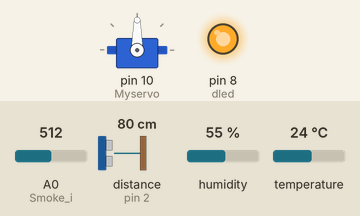
A sketch run on a simulated Arduino Uno, built with avr-gcc and run on an emulated ATmega328P. On the bench: servo, output pins drawn as LEDs (lit = HIGH). Wiring (inferred from the names in the program): ultrasonic range finder: trigger pin 3; echo pin 2. The test bench sets the inputs (shaded band); at power-on: A0 (Smoke_i) = 512, distance to the obstacle (sensor on pin 2) 80 cm, humidity 55 %, temperature 24 °C. The echo pulse lasts 58.3 µs per cm; pins used as bus, display or sensor lines are not drawn; what the sketch prints to the serial monitor is not drawn.

Above: at 0.05 s.
Timing chart, 0 to 29.3 s (numbered marks = the images above):
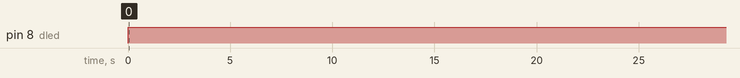

The sketch:

sensortest.ino
```cpp
#include<Servo.h>
Servo Myservo;
int pos;

#include <DHT.h>
#include <DHT_U.h>

#define DHTType DHT11
#define tempHumidityPin 5
DHT dht(tempHumidityPin, DHTType);

#include <SoftwareSerial.h>
SoftwareSerial mySerial(12,13);

const int echoPin1 = 2; // Echo Pin of Ultrasonic Sensor1
const int pingPin1 = 3; // Trigger Pin of Ultrasonic Sensor1
int dled = 8; //dist led


void setup() {
  // put your setup code here, to run once:
  Serial.begin(9600); // Starting Serial Communication
  mySerial.begin(9600);

  dht.begin();
  pinMode(pingPin1, OUTPUT); // initialising pin 3 as output
  pinMode(echoPin1, INPUT); // initialising pin 2 as input
  pinMode(A0, INPUT); // Smoke i/p
  pinMode(10, OUTPUT);
  pinMode(dled, OUTPUT);
  Myservo.attach(10);

}


void loop() {
  digitalWrite(dled, LOW);

  // put your main code here, to run repeatedly:
  long duration1, inches1, cm1,cmf,svf,tempf,gv;
  digitalWrite(pingPin1, LOW);
  delayMicroseconds(2);

  digitalWrite(pingPin1, HIGH);
  delayMicroseconds(10);

  digitalWrite(pingPin1, LOW);

  duration1 = pulseIn(echoPin1, HIGH);// using pulsin function to determine total time

  cm1 = microsecondsToCentimeters(duration1);// calling method
  cmf=floor(cm1%10);
  if(cmf<=3)
  {
    //Serial.println("High");
  digitalWrite(dled, HIGH);
  Serial.println("LED ON");
  Serial.print("Distance = ");
  Serial.println(cmf*10);
  }
  else
  {
    Serial.print("Distance = ");
    Serial.println(cmf*10);
    Serial.println("LED OFF");
  digitalWrite(dled, LOW);
   //Serial.println("low");
  }


/* Temp */
  // read temperature as Celsius
  int tempC = dht.readTemperature();
//  tempC = round(tempC);
//  Serial.println(tempC);

  // check if any reads failed
  if (isnan(tempC)) {
    Serial.println("Failed to read from DHT sensor.");
  } else {
    Serial.print("Temperature: ");
    Serial.print(tempC);
    Serial.println("°C");

    if(tempC >= 29) {
      Serial.println("FAN ON");
      rotate();
    }
    else {
      Serial.println("FAN OFF");
    }
  }


/*gas sensor */
  int gasValue = analogRead(A0);
  gv = floor(gasValue%10);
  Serial.print("Smoke =");
  Serial.println(gv*10);
  Serial.println();
  if(gv>30)
  {
    digitalWrite(10, HIGH);
  }
  else
  {
    digitalWrite(10, LOW);
  }

  mySerial.print('*');
  mySerial.print(cmf);
  mySerial.print(tempC);
  mySerial.print(gv);
  mySerial.println('#');
  delay(45000);
}


long microsecondsToCentimeters(long microseconds) // method to covert microsec to centimeters
{
   return microseconds / 29 / 2;
}


void rotate() {
  for(pos=0;pos<=1800;pos++){
  Myservo.write(pos);
  delay(15);
  }
}
```

Measured:
- by itself, pin 8 (dled): LOW → HIGH at 0.01 s
